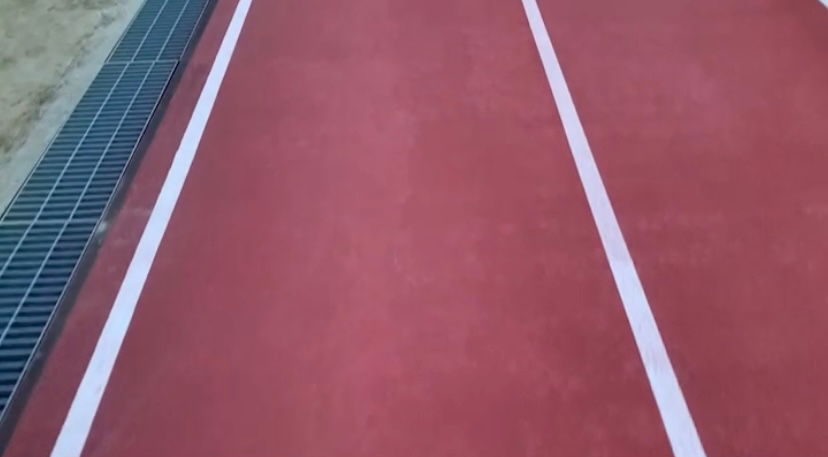
#> input picture image/TestTrack_2.jpg, 828 x 457 px
$ python canny.py
#> lines starting #> are read from the running program, lines starting #| are printed output that depends on the picture; after the words box and inside, x2 and y2 are one past the last pixel; in counts of white or black regions, pixels touching at a corner belong together
import cv2
import numpy as np

image = cv2.imread('../image/TestTrack_2.jpg', 1)
#> image is the input picture: shape (457, 828, 3); mean B, G, R 106.4, 89.6, 146.6
image = cv2.resize(image, dsize=(640, 480), interpolation=cv2.INTER_AREA)
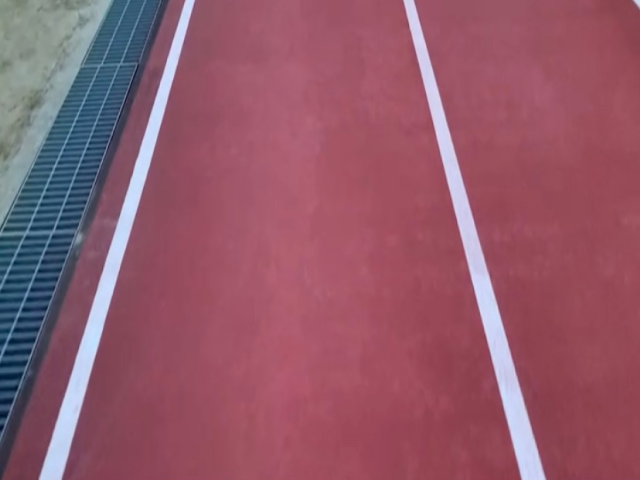
#> image: shape (480, 640, 3); mean B, G, R 106.3, 89.5, 146.5

lane_image = np.copy(image)
gray = cv2.cvtColor(lane_image, cv2.COLOR_RGB2GRAY) # 3 Channel -> 1 Channel
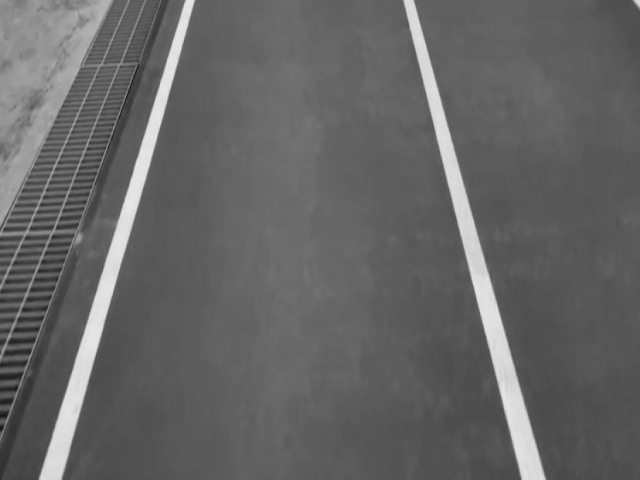
#> gray: shape (480, 640); min 22, max 231, mean 101.1
blur = cv2.GaussianBlur(gray, (5, 5), 0) # 가우시안 필터링
canny = cv2.Canny(blur, 50, 400) # Canny(이미지, 낮은 임계값, 높은 임계값)
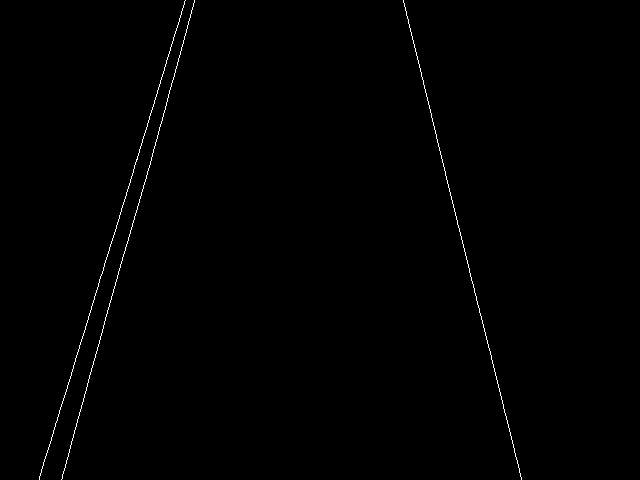
#> canny: shape (480, 640); 0.47% white in thin lines or dots, all inside (x1, y1, x2, y2) = (39, 0, 522, 480)

cv2.imshow("result1", canny)

cv2.waitKey(0)
cv2.destroyAllWindows()

$ run again, with image/TestTrack_3.jpg copied over image/TestTrack_2.jpg
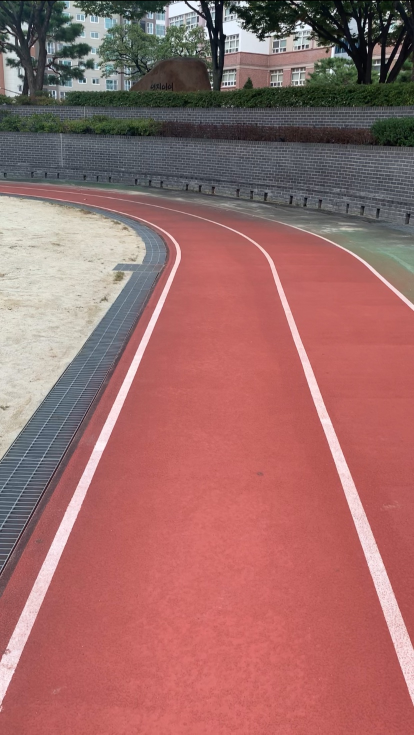
#> input picture image/TestTrack_3.jpg, 828 x 1469 px (shown at 1/2 size)
#> image is the input picture: shape (1469, 828, 3); mean B, G, R 105.3, 107.4, 157.3
#> image: shape (480, 640, 3)
#> `gray = cv2.cvtColor(lane_image, cv2.COLOR_RGB2GRAY)`:
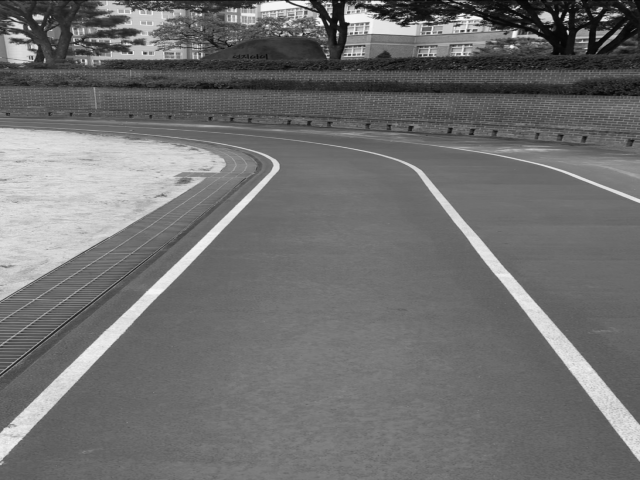
#> gray: shape (480, 640); min 3, max 249, mean 112.4
#> `canny = cv2.Canny(blur, 50, 400)`:
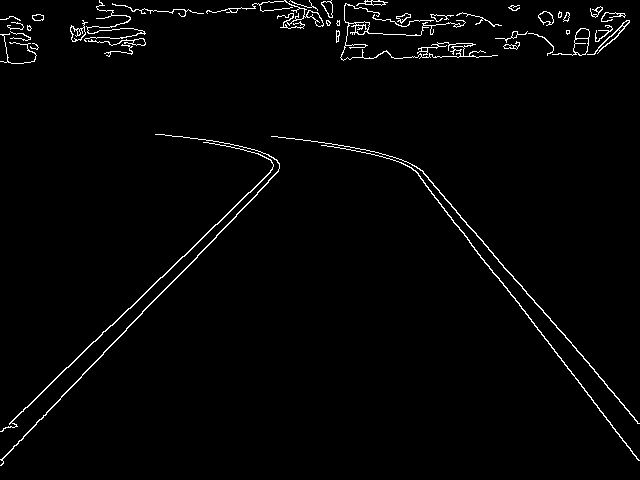
#> canny: shape (480, 640); 2% white in thin lines or dots

$ run again, with image/stop_line_1.jpg copied over image/TestTrack_2.jpg
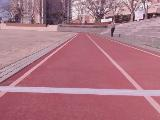
#> input picture image/stop_line_1.jpg, 160 x 120 px
#> image is the input picture: shape (120, 160, 3); mean B, G, R 131.2, 117.2, 172.5
#> image: shape (480, 640, 3)
#> `gray = cv2.cvtColor(lane_image, cv2.COLOR_RGB2GRAY)`:
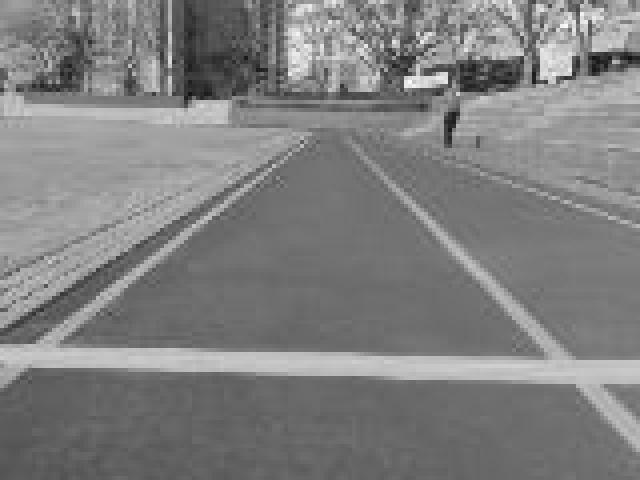
#> gray: shape (480, 640); min 19, max 249, mean 127.7
#> `canny = cv2.Canny(blur, 50, 400)`:
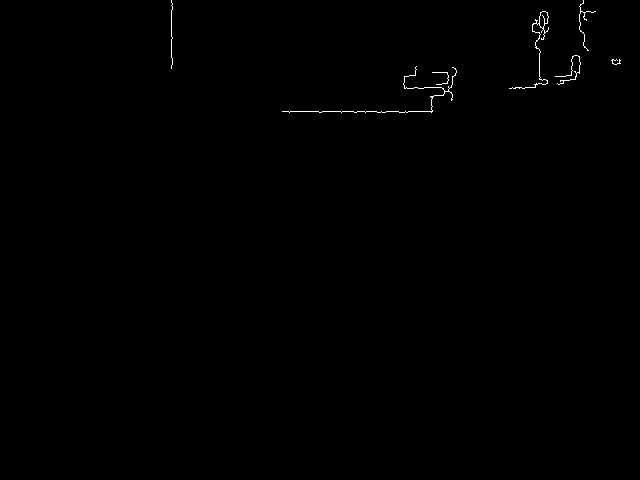
#> canny: shape (480, 640); 0.27% white in thin lines or dots, all inside (x1, y1, x2, y2) = (171, 0, 621, 113)
